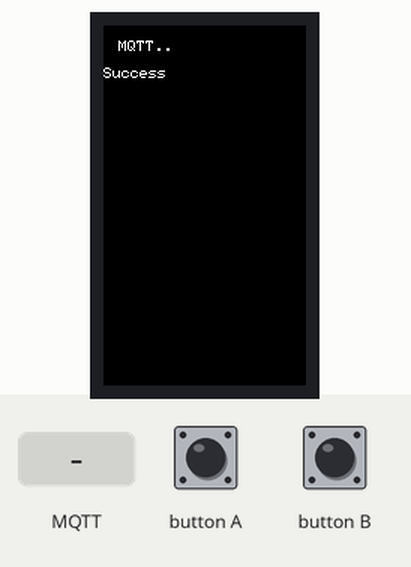
The sketch below on a simulated ESP32. On the bench: 135×240 colour display. The inputs (shaded band) are chosen by the test bench. WiFi joins after 1.5 s; servers stay silent unless stated; no MQTT or app messages arrive unless stated.

Above: at 2.8 s.
2.9 s: MQTT message "n" arrives on the first subscribed topic
At 3.8 s:
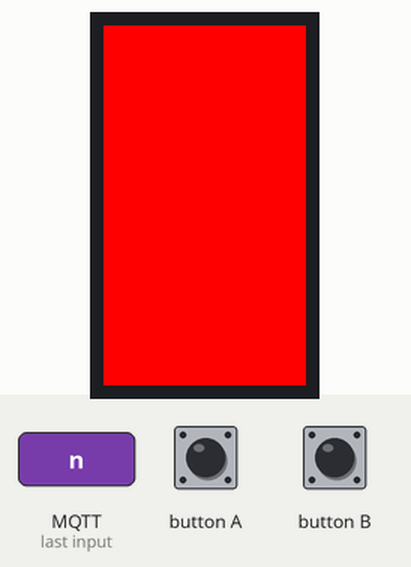
4.4 s: MQTT message "on" arrives on the first subscribed topic
At 5.0 s:
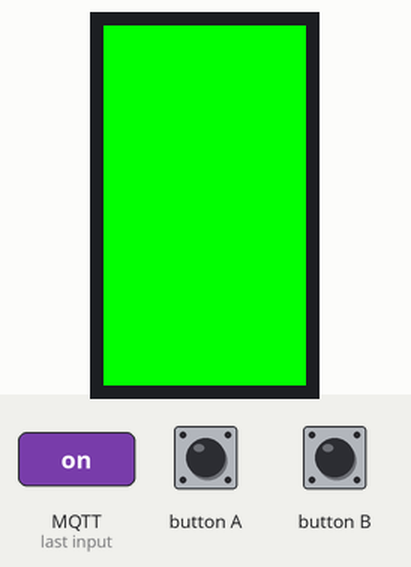
5.9 s: MQTT message "N" arrives on the first subscribed topic
At 7.3 s:
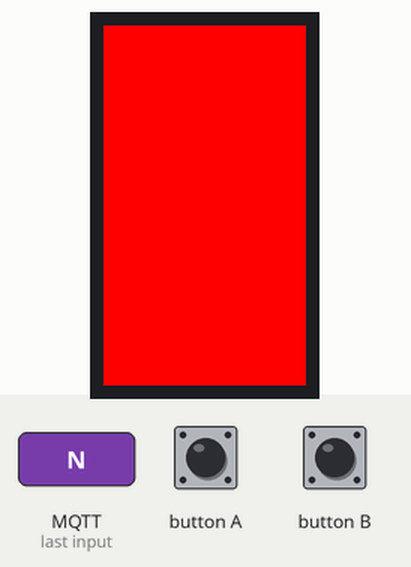
Timing chart, 0 to 8.9 s (numbered marks = the images above; inputs shaded):
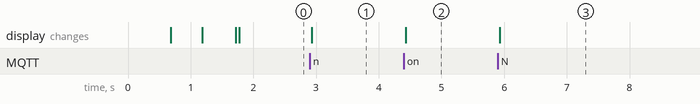

Measured:
- after the input at 2.9 s, the display: changes at once (image 1)
- after the input at 4.4 s, the display: changes at once (image 2)
- after the input at 5.9 s, the display: changes at once (image 3)

The sketch:

home_automation_button.ino
```cpp
#include <M5StickCPlus2.h>
#include <WiFi.h>
#include <PubSubClient.h>


#define CONFIG_BTN_TIMEOUT_MS 20000
#define TASMOTA_DEVICE ""


const char *ssid        = "";
const char *password    = "";
const char *mqtt_server = "";
const char *mqtt_user   = "";
const char *mqtt_pass   = "";

const char *tasmota_stat = "stat/" TASMOTA_DEVICE "/POWER";
const char *tasmota_cmnd = "cmnd/" TASMOTA_DEVICE "/POWER";


static WiFiClient espClient;
static PubSubClient client(espClient);
static unsigned long last_btn;


static void setupWifi(void)
{
	StickCP2.Display.fillScreen(BLACK);
	StickCP2.Display.setCursor(10, 10);
	StickCP2.Display.print("WIFI..");
	WiFi.mode(WIFI_STA);
	WiFi.begin(ssid, password);

	while (WiFi.status() != WL_CONNECTED) {
		delay(500);
		StickCP2.Display.print(".");
	}
	StickCP2.Display.println("\nSuccess");
}

static void connectMQTT(void)
{
	StickCP2.Display.fillScreen(BLACK);
	StickCP2.Display.setCursor(10, 10);
	StickCP2.Display.println("MQTT..");

	while (!client.connected()) {
		StickCP2.Display.setCursor(10, 20);
		if (client.connect(TASMOTA_DEVICE, mqtt_user, mqtt_pass)) {
			StickCP2.Display.println("\nSuccess");
			client.subscribe(tasmota_stat);
			client.publish(tasmota_cmnd, "");
		} else {
			StickCP2.Display.print("failed, rc=");
			StickCP2.Display.println(client.state());
			StickCP2.Display.println("retry in 5");
			delay(5000);
		}
	}
}

static void callback(char* topic, byte* payload, unsigned int length)
{
	StickCP2.Display.setCursor(10, 30);
	if (payload[1] == 'n' || payload[1] == 'N')
		StickCP2.Display.fillScreen(GREEN);
	else
		StickCP2.Display.fillScreen(RED);
}

void setup(void)
{
	StickCP2.begin();
	StickCP2.Display.setRotation(0);
	setupWifi();
	client.setServer(mqtt_server, 1883);
	client.setCallback(callback);
	last_btn = millis();
}

void loop(void)
{
	unsigned long now;

	client.loop();
	if (!client.connected())
		connectMQTT();

	now = millis();

	StickCP2.update();
	if (StickCP2.BtnA.wasPressed()) {
		client.publish(tasmota_cmnd, "toggle");
		last_btn = now;
	}

	if (now - last_btn > CONFIG_BTN_TIMEOUT_MS)
		StickCP2.Power.powerOff();
}
```
